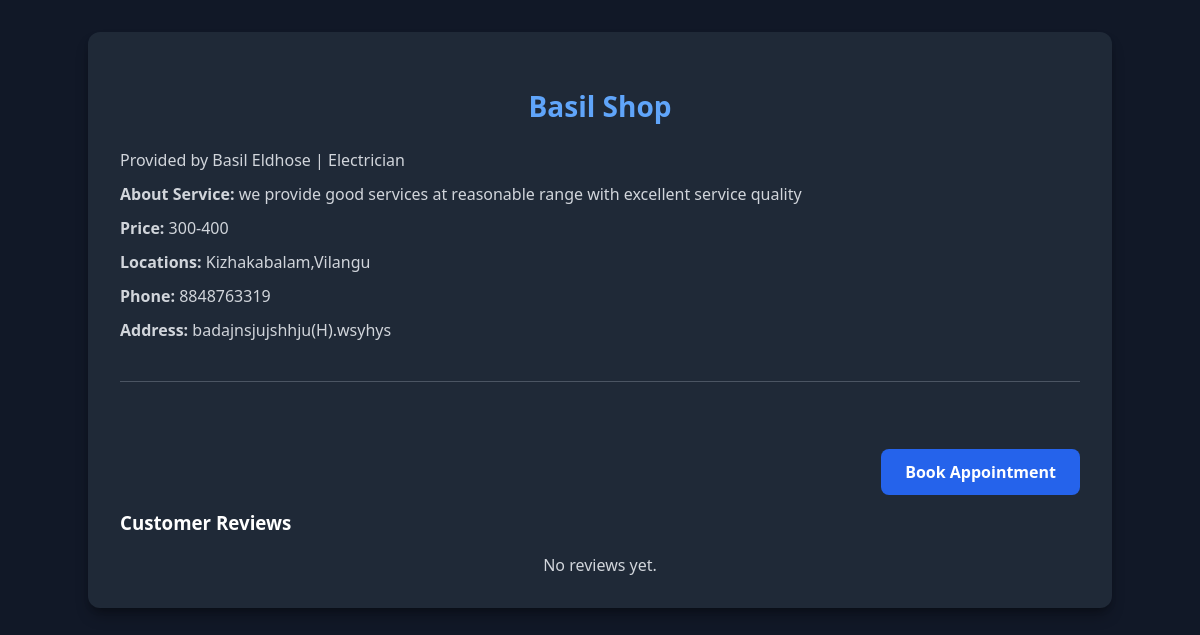
The page /provider_details.php?provider_id=9 on the database its author committed.
### tables this page shows
CREATE TABLE `service_details` (
  `service_id` int(11) NOT NULL,
  `provider_id` int(11) NOT NULL,
  `business_name` varchar(100) NOT NULL,
  `category` enum('Plumber','Carpenter','Electrician','Mechanic','Painter') NOT NULL,
  `about_service` varchar(500) DEFAULT NULL,
  `price` varchar(50) NOT NULL,
  `locations` text NOT NULL,
  `created_at` timestamp NOT NULL DEFAULT current_timestamp(),
  `updated_at` timestamp NOT NULL DEFAULT current_timestamp() ON UPDATE current_timestamp()
);

CREATE TABLE `users` (
  `user_id` int(11) NOT NULL,
  `name` varchar(50) NOT NULL,
  `email` varchar(60) NOT NULL,
  `password` varchar(100) NOT NULL,
  `phone` varchar(14) DEFAULT NULL,
  `role` enum('customer','provider','admin') DEFAULT 'customer',
  `status` enum('pending','approved','rejected') NOT NULL DEFAULT 'pending',
  `address` text DEFAULT NULL,
  `created_at` timestamp NOT NULL DEFAULT current_timestamp()
);

### provider_details.php (the view, shortened to what this page needs)
<?php
include 'Login_dbconn.php';
$provider_id = intval($_GET['provider_id']);
$provider_sql = "SELECT u.user_id, u.name, u.email, u.phone, u.address,
                        s.business_name, s.category, s.about_service, s.price, s.locations
                 FROM users u
                 JOIN service_details s ON u.user_id = s.provider_id
                 WHERE u.user_id = $provider_id AND u.role = 'provider'";
$provider_result = mysqli_query($conn, $provider_sql);
$provider = mysqli_fetch_assoc($provider_result);
$reviews_sql = "SELECT r.*, u.name AS customer_name
                FROM reviews r
                JOIN users u ON r.customer_id = u.user_id
                WHERE r.provider_id = $provider_id
                ORDER BY r.created_at DESC";
$reviews_result = mysqli_query($conn, $reviews_sql);
?>
<!DOCTYPE html>
<html>
<head>
    <link rel="stylesheet" href="provider_details.css">
</head>
<body>
<div class="container">
    <div class="provider-details-container">
        <div class="provider-header">
            <h2><?php echo htmlspecialchars($provider['business_name']); ?></h2>
            <div class="provider-meta">
                Provided by <?php echo htmlspecialchars($provider['name']); ?> |
                <?php echo htmlspecialchars($provider['category']); ?>
            </div>
        </div>
        <div class="service-info">
            <p><strong>About Service:</strong> <?php echo nl2br(htmlspecialchars($provider['about_service'])); ?></p>
            <p><strong>Price:</strong> <?php echo htmlspecialchars($provider['price']); ?></p>
            <p><strong>Locations:</strong> <?php echo nl2br(htmlspecialchars($provider['locations'])); ?></p>
            <p><strong>Phone:</strong> <?php echo htmlspecialchars($provider['phone']); ?></p>
            <p><strong>Address:</strong> <?php echo nl2br(htmlspecialchars($provider['address'])); ?></p>
        </div>
        <div class="review-section">
            <h3>
<div style="text-align: right; margin-bottom: 15px;">
    <a href="appointment_details.php?provider_id=<?php echo isset($_GET['provider_id']) ? intval($_GET['provider_id']) : 0; ?>&service_id=<?php echo isset($_GET['service_id']) ? intval($_GET['service_id']) : 0; ?>"
   class="btn-book-appointment">
   Book Appointment
</a>
</div>
   Customer Reviews</h3>
            <?php if (mysqli_num_rows($reviews_result) > 0): ?>
                <?php while ($review = mysqli_fetch_assoc($reviews_result)): ?>
                    <div class="review">
                        <strong><?php echo htmlspecialchars($review['customer_name']); ?></strong><br>
                        <p><?php echo nl2br(htmlspecialchars($review['review'])); ?></p>
                        <small>Posted on: <?php echo $review['created_at']; ?></small>
                        <?php if (!empty($review['reply'])): ?>
                            <div class="reply">
                                <strong>Provider Reply:</strong><br>
                                <?php echo nl2br(htmlspecialchars($review['reply'])); ?><br>
                                <small>Replied on: <?php echo $review['reply_at']; ?></small>
                            </div>
                        <?php endif; ?>
                    </div>
                <?php endwhile; ?>
            <?php else: ?>
                <div class="no-reviews">No reviews yet.</div>
            <?php endif; ?>
        </div>
    </div>
</div>
</body>
</html>

### provider_details.css (style rules this page uses)
:root { --color-gray-900: #111827; --color-gray-800: #1f2937; --color-gray-700: #374151; --color-gray-600: #4b5563; --color-gray-300: #d1d5db; --color-white: #ffffff; --color-blue-400: #60a5fa; --color-blue-600: #2563eb; --color-blue-700: #1d4ed8; }
body { margin: 0; font-family: system-ui, -apple-system, BlinkMacSystemFont, "Segoe UI", Roboto, Arial, sans-serif; background-color: var(--color-gray-900); color: var(--color-white); }
.provider-details-container, .details-card { background-color: var(--color-gray-800); border-radius: 0.75rem; padding: 2rem; max-width: 60rem; width: 100%; margin: 2rem auto; box-shadow: 0 10px 15px -3px rgba(0,0,0,0.3), 0 4px 6px -2px rgba(0,0,0,0.2); transition: transform 0.3s ease; }
.provider-header h2, .details-card h2 { font-size: 1.75rem; font-weight: 700; color: var(--color-blue-400); margin-bottom: 1.5rem; text-align: center; }
.details-card p, .service-info p, .provider-meta { margin: 0.75rem 0; font-size: 1rem; color: var(--color-gray-300); }
.btn-book-appointment { display: inline-block; margin-top: 1.5rem; padding: 0.75rem 1.5rem; font-size: 1rem; font-weight: 600; background-color: var(--color-blue-600); color: var(--color-white); border-radius: 0.5rem; text-decoration: none; transition: all 0.3s ease; }
.review-section { margin-top: 2.5rem; border-top: 1px solid var(--color-gray-600); padding-top: 1.5rem; }
.no-reviews { text-align: center; color: var(--color-gray-300); font-size: 1rem; margin-top: 1rem; }

### rows shown on the page
service_details: business_name "Basil Shop", provider.name "Basil Eldhose", category "Electrician", about_service "we provide good services at reasonable range with excellent service quality", price "300-400", locations "Kizhakabalam,Vilangu", provider.phone "8848763319", provider.address "badajnsjujshhju(H).wsyhys"
